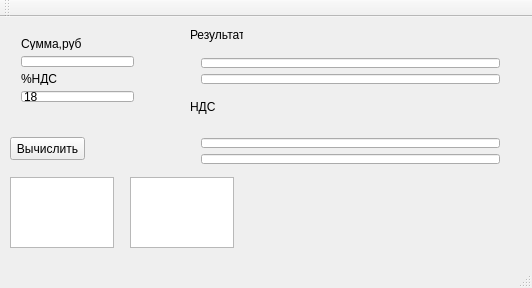
<?xml version="1.0" encoding="UTF-8"?>
<ui version="4.0">
 <class>MainWindow</class>
 <widget class="QMainWindow" name="MainWindow">
  <property name="geometry">
   <rect>
    <x>0</x>
    <y>0</y>
    <width>532</width>
    <height>288</height>
   </rect>
  </property>
  <property name="windowTitle">
   <string>MainWindow</string>
  </property>
  <widget class="QWidget" name="centralWidget">
   <widget class="QWidget" name="layoutWidget">
    <property name="geometry">
     <rect>
      <x>10</x>
      <y>10</y>
      <width>135</width>
      <height>86</height>
     </rect>
    </property>
    <layout class="QVBoxLayout" name="verticalLayout">
     <item>
      <widget class="QLabel" name="label">
       <property name="text">
        <string>Сумма,руб</string>
       </property>
      </widget>
     </item>
     <item>
      <widget class="QLineEdit" name="lineEdit">
       <property name="inputMask">
        <string/>
       </property>
       <property name="text">
        <string/>
       </property>
      </widget>
     </item>
     <item>
      <widget class="QLabel" name="label_2">
       <property name="text">
        <string>%НДС</string>
       </property>
      </widget>
     </item>
     <item>
      <widget class="QLineEdit" name="Nalog">
       <property name="inputMask">
        <string>D00000000000xd00</string>
       </property>
       <property name="text">
        <string>18</string>
       </property>
      </widget>
     </item>
    </layout>
   </widget>
   <widget class="QPushButton" name="pushButton">
    <property name="geometry">
     <rect>
      <x>10</x>
      <y>120</y>
      <width>75</width>
      <height>23</height>
     </rect>
    </property>
    <property name="text">
     <string>Вычислить</string>
    </property>
   </widget>
   <widget class="QLabel" name="label_4">
    <property name="geometry">
     <rect>
      <x>190</x>
      <y>80</y>
      <width>31</width>
      <height>20</height>
     </rect>
    </property>
    <property name="text">
     <string>НДС</string>
    </property>
   </widget>
   <widget class="QLabel" name="label_3">
    <property name="geometry">
     <rect>
      <x>190</x>
      <y>10</y>
      <width>53</width>
      <height>16</height>
     </rect>
    </property>
    <property name="text">
     <string>Результат</string>
    </property>
   </widget>
   <widget class="QWidget" name="layoutWidget">
    <property name="geometry">
     <rect>
      <x>190</x>
      <y>30</y>
      <width>321</width>
      <height>48</height>
     </rect>
    </property>
    <layout class="QVBoxLayout" name="verticalLayout_2">
     <item>
      <widget class="QLineEdit" name="lineEdit_2">
       <property name="inputMask">
        <string/>
       </property>
      </widget>
     </item>
     <item>
      <widget class="QLineEdit" name="lineEdit_wordsRes"/>
     </item>
    </layout>
   </widget>
   <widget class="QWidget" name="layoutWidget">
    <property name="geometry">
     <rect>
      <x>190</x>
      <y>110</y>
      <width>321</width>
      <height>48</height>
     </rect>
    </property>
    <layout class="QVBoxLayout" name="verticalLayout_3">
     <item>
      <widget class="QLineEdit" name="NDS"/>
     </item>
     <item>
      <widget class="QLineEdit" name="lineEdit_WordsNDS"/>
     </item>
    </layout>
   </widget>
   <widget class="QTextEdit" name="textEdit">
    <property name="geometry">
     <rect>
      <x>10</x>
      <y>160</y>
      <width>104</width>
      <height>71</height>
     </rect>
    </property>
   </widget>
   <widget class="QTextEdit" name="textEdit_RUB">
    <property name="geometry">
     <rect>
      <x>130</x>
      <y>160</y>
      <width>104</width>
      <height>71</height>
     </rect>
    </property>
   </widget>
  </widget>
  <widget class="QMenuBar" name="menuBar">
   <property name="geometry">
    <rect>
     <x>0</x>
     <y>0</y>
     <width>532</width>
     <height>21</height>
    </rect>
   </property>
  </widget>
  <widget class="QToolBar" name="mainToolBar">
   <attribute name="toolBarArea">
    <enum>TopToolBarArea</enum>
   </attribute>
   <attribute name="toolBarBreak">
    <bool>false</bool>
   </attribute>
  </widget>
  <widget class="QStatusBar" name="statusBar"/>
 </widget>
 <layoutdefault spacing="6" margin="11"/>
 <resources/>
 <connections/>
</ui>
